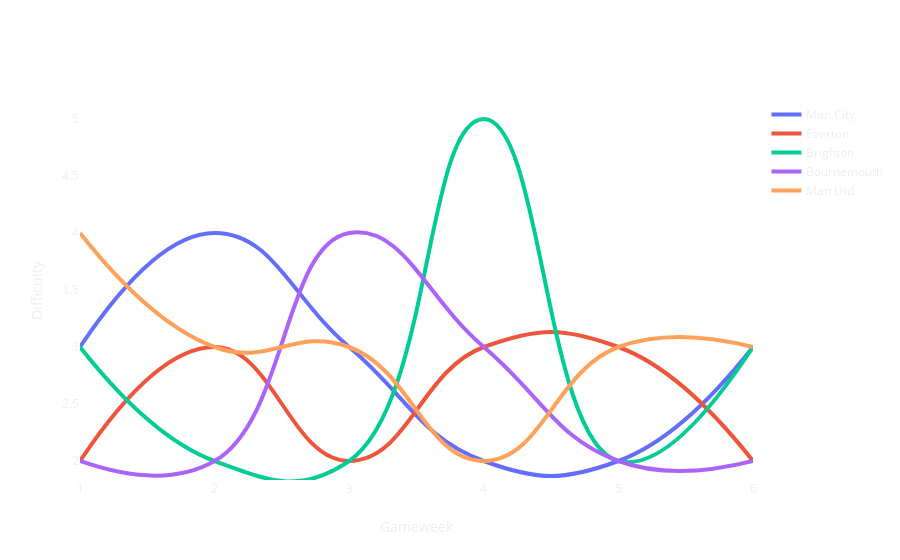

The cell this chart's notebook holds for it:
### Code cell
fix = next_fixtures(season, base_path, limit_diff=3, no_above_limit_occ=1)

### Figure 1 — Plotly figure (JSON) as saved in the notebook; plotly's stock layout.template omitted (floating-point values rounded to 4 significant figures)
{"data": [{"hoverlabel": {"bgcolor": "white", "bordercolor": "#404040", "font": {"color": "#404040"}}, "hovertemplate": "<b>Man City</b></br></br>vs %{text}</br></br><extra></extra>", "line": {"shape": "spline", "smoothing": 1.3, "width": 4}, "mode": "lines", "name": "Man City", "text": ["West Ham", "Spurs", "Bournemouth", "Brighton", "Norwich", "Watford"], "type": "scatter", "x": [1, 2, 3, 4, 5, 6], "y": [3, 4, 3, 2, 2, 3]}, {"hoverlabel": {"bgcolor": "white", "bordercolor": "#404040", "font": {"color": "#404040"}}, "hovertemplate": "<b>Everton</b></br></br>vs %{text}</br></br><extra></extra>", "line": {"shape": "spline", "smoothing": 1.3, "width": 4}, "mode": "lines", "name": "Everton", "text": ["Crystal Palace", "Watford", "Aston Villa", "Wolves", "Bournemouth", "Sheffield Utd"], "type": "scatter", "x": [1, 2, 3, 4, 5, 6], "y": [2, 3, 2, 3, 3, 2]}, {"hoverlabel": {"bgcolor": "white", "bordercolor": "#404040", "font": {"color": "#404040"}}, "hovertemplate": "<b>Brighton</b></br></br>vs %{text}</br></br><extra></extra>", "line": {"shape": "spline", "smoothing": 1.3, "width": 4}, "mode": "lines", "name": "Brighton", "text": ["Watford", "West Ham", "Southampton", "Man City", "Burnley", "Newcastle"], "type": "scatter", "x": [1, 2, 3, 4, 5, 6], "y": [3, 2, 2, 5, 2, 3]}, {"hoverlabel": {"bgcolor": "white", "bordercolor": "#404040", "font": {"color": "#404040"}}, "hovertemplate": "<b>Bournemouth</b></br></br>vs %{text}</br></br><extra></extra>", "line": {"shape": "spline", "smoothing": 1.3, "width": 4}, "mode": "lines", "name": "Bournemouth", "text": ["Sheffield Utd", "Aston Villa", "Man City", "Leicester", "Everton", "Southampton"], "type": "scatter", "x": [1, 2, 3, 4, 5, 6], "y": [2, 2, 4, 3, 2, 2]}, {"hoverlabel": {"bgcolor": "white", "bordercolor": "#404040", "font": {"color": "#404040"}}, "hovertemplate": "<b>Man Utd</b></br></br>vs %{text}</br></br><extra></extra>", "line": {"shape": "spline", "smoothing": 1.3, "width": 4}, "mode": "lines", "name": "Man Utd", "text": ["Chelsea", "Wolves", "Crystal Palace", "Southampton", "Leicester", "West Ham"], "type": "scatter", "x": [1, 2, 3, 4, 5, 6], "y": [4, 3, 3, 2, 3, 3]}], "layout": {"legend": {"bgcolor": "rgba(0,0,0,0)", "font": {"color": "#eee"}, "traceorder": "normal"}, "paper_bgcolor": "rgba(0,0,0,0)", "plot_bgcolor": "rgba(0,0,0,0)", "scene": {"bgcolor": "rgba(0,0,0,0)"}, "xaxis": {"color": "#eee", "title": {"text": "Gameweek"}}, "yaxis": {"color": "#eee", "title": {"text": "Difficulty"}}}}
